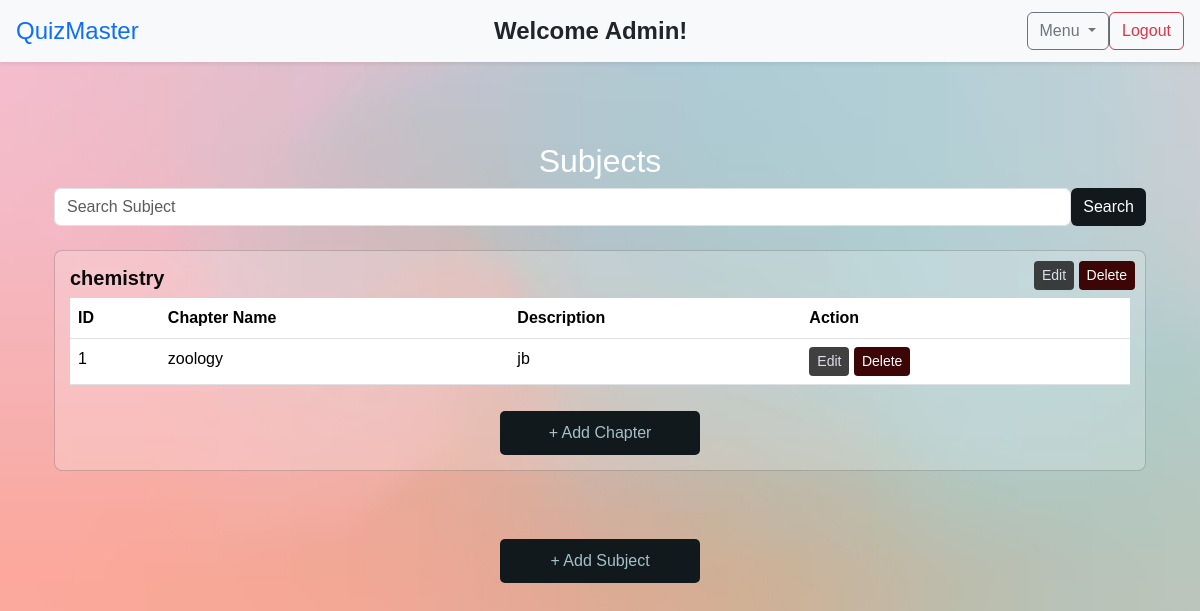
The page /manage_subject (signed in) on the database as committed earlier.
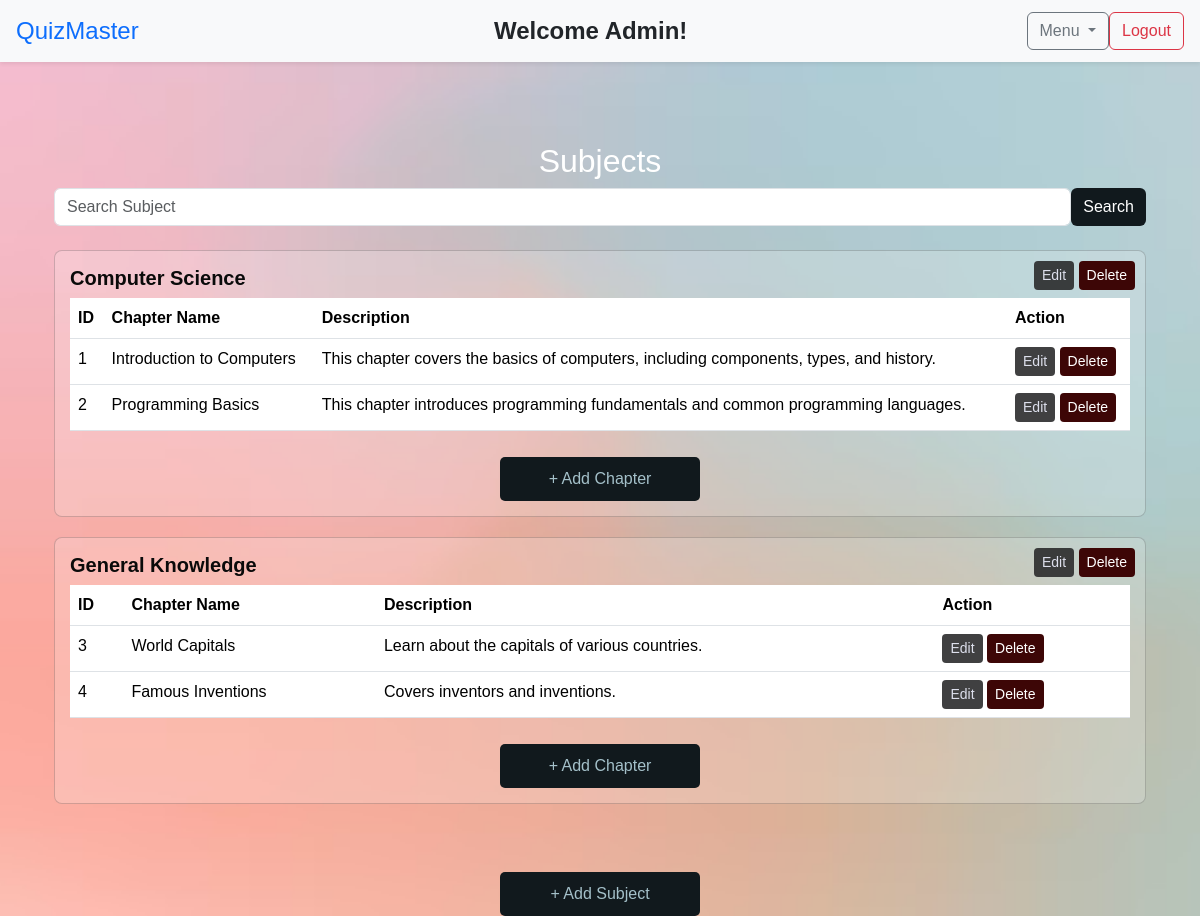
The same page on the database as committed later.
### models/subject.py (models this page shows)
class Subject(db.Model):
    id = db.Column(db.Integer, primary_key=True)
    subject_name = db.Column(db.String(100), nullable=False)
    chapters = db.relationship('Chapter', back_populates='subject', cascade="all, delete-orphan")

### models/chapter.py (models this page shows)
class Chapter(db.Model):
    id = db.Column(db.Integer, primary_key=True)
    chapter_name = db.Column(db.String(100), nullable=False)
    subject_id = db.Column(db.Integer, db.ForeignKey('subject.id'), nullable=False)
    chapter_description = db.Column(db.String(300), nullable=False)
    subject = db.relationship('Subject', back_populates='chapters')
    quizzes = db.relationship('Quiz', back_populates='chapter', cascade="all, delete-orphan")

### controllers/admin.py (the view)
@admin_bp.route('/manage_subject', methods=['GET', 'POST'])
@login_required
@admin_required
def manage_subject():
    subjects = Subject.query.all()
    return render_template("admin/manage_subject.html", subjects=subjects)

### app.py (called while the page is built)
def create_app():
    app = Flask(__name__)
    app.config['SECRET_KEY'] = 'app123'
    app.config['SQLALCHEMY_DATABASE_URI'] = 'sqlite:///mentiquiz.db'
    app.config['SQLALCHEMY_TRACK_MODIFICATIONS'] = False
    app.config['CHART_FOLDER'] = os.path.join(app.root_path, 'static', 'charts')
    os.makedirs(app.config['CHART_FOLDER'], exist_ok=True)
    db.init_app(app)
    login_manager = LoginManager()
    login_manager.init_app(app)
    login_manager.login_view = "auth.login"  # Use 'auth.login' (Correct blueprint route)
    @login_manager.user_loader
    def load_user(user_id):
        return db.session.get(User,int(user_id))  #  Corrected get function
    app.register_blueprint(auth_bp)
    app.register_blueprint(admin_bp)
    app.register_blueprint(user_bp)
    with app.app_context():
        db.create_all()
        create_admin()
    return app

### controllers/admin.py (called while the page is built)
def admin_required(f):
    @wraps(f)
    def decorated_function(*args, **kwargs):
        if not current_user.is_authenticated or current_user.role != 'admin':
            flash("Access Denied! Admins Only.", "danger")
            return redirect(url_for('auth.login'))
        return f(*args, **kwargs)
    return decorated_function

### templates/admin/manage_subject.html (shortened to what this page needs)
{% extends "base_admin.html" %}
{% block navbar_admin %}
{% include "navbar_admin.html" %}
{% endblock %}
{% block content %}
<div class="container">
    <h2 class="mt-4 text-center">Subjects</h2>
    <form action="{{ url_for('admin.search_subject') }}" method="GET" class="form-inline d-flex justify-content-center mb-4">
        <input type="text" name="subject_name" class="form-control mr-2" placeholder="Search Subject" aria-label="Search">
        <button type="search" class="btn btn-primary">Search</button>
    </form>
    {% for subject in subjects %}
    <div class="card">
        <div class="edit-delete-btns">
            <button type="button" class="btn btn-edit btn-sm" data-bs-toggle="modal" data-bs-target="#editSubjectModal{{ subject.id }}">Edit</button>
            <a href="{{ url_for('admin.delete_subject', subject_id=subject.id) }}" class="btn btn-delete btn-sm">Delete</a>
        </div>
        <h5><strong>{{ subject.subject_name }}</strong></h5>
        <table class="table text-white">
            <thead>
                <tr>
                    <th>ID</th>
                    <th>Chapter Name</th>
                    <th>Description</th>
                    <th>Action</th>
                </tr>
            </thead>
            <tbody>
                {% for chapter in subject.chapters %}
                <tr>
                    <td>{{ chapter.id }}</td>
                    <td>{{ chapter.chapter_name }}</td>
                    <td>{{ chapter.chapter_description }}</td>
                    <td>
                        <button class="btn btn-edit btn-sm" data-bs-toggle="modal" data-bs-target="#editChapterModal{{ chapter.id }}">Edit</button>
                        <a href="{{ url_for('admin.delete_chapter', chapter_id=chapter.id) }}" class="btn btn-delete btn-sm">Delete</a>
                    </td>
                </tr>
                {% endfor %}
            </tbody>
        </table>
        <div class="d-flex justify-content-center">
        <button class="add-btn" data-bs-toggle="modal" data-bs-target="#addChapterModal{{ subject.id }}">+ Add Chapter</button>
        </div>
    </div>
    {% endfor %}
    <div class="d-flex justify-content-center">
    <button class="add-btn mt-5" data-bs-toggle="modal" data-bs-target="#addSubjectModal">+ Add Subject</button>
</div>
{% endblock %}

### templates/base_admin.html (shortened to what this page needs)
<!DOCTYPE html>
<html lang="en">
<head>
    <link rel="stylesheet" href="https://cdn.jsdelivr.net/npm/bootstrap@5.3.3/dist/css/bootstrap.min.css">
    <link rel="stylesheet" href="{{ url_for('static', filename='css/style.css') }}">
</head>
<body>
    {% block navbar_admin %}{% endblock %}
    <div class="container mt-5">
        {% block content %}{% endblock %}
    </div>
</body>
</html>

### templates/navbar_admin.html (shortened to what this page needs)
<nav class="navbar navbar-expand-lg navbar-light bg-light shadow-sm px-3">
    <a class="navbar-brand text-primary font-weight-bold fs-4" href="{{ url_for('admin.admin_dashboard') }}">QuizMaster</a>
    <div class="mx-auto">
        <span class="navbar-text text-dark fw-bold fs-4">
            Welcome Admin!
        </span>
    </div>
    <div class="dropdown ml-auto">
        <button class="btn btn-outline-secondary dropdown-toggle" type="button" data-bs-toggle="dropdown" aria-haspopup="true" aria-expanded="false">
            Menu
        </button>
    </div>
    <a href="{{ url_for('auth.logout') }}" class="btn btn-outline-danger ml-2">Logout</a>
</nav>

### static/css/style.css (style rules this page uses)
body { background-image: url("/static/images/background.avif"); background-size: cover; background-repeat: no-repeat; color: white; margin: 0; padding: 0; font-family: Arial, sans-serif; overflow-x: hidden; background-attachment: fixed; width: 100vw; }
.container { margin-top: 80px; width: 100%; }
.card { background: rgba(255, 255, 255, 0.2); color: rgb(10, 10, 10); margin-bottom: 20px; border-radius: 8px; padding: 15px; }
.table { background: transparent; }
.add-btn { background: #11191d; padding: 10px; border: none; cursor: pointer; color: rgb(164, 192, 201); width: 200px; margin-top: 10px; border-radius: 5px; }
.btn-primary { background: #11191d; border: none; }
th, td { color: white; }
.edit-delete-btns { position: absolute; top: 10px; right: 10px; }
.btn-edit { background: rgba(40, 40, 41, 0.885); color: rgb(221, 223, 236); border: none; }
.btn-delete { background: rgb(61, 6, 6); color: white; border: none; }

Rows that differ between the two databases and show on the page:
changed Subject: subject_name "chemistry" → "Computer Science"
changed Chapter id 1: chapter_name "zoology" → "Introduction to Computers"; chapter_description "jb" → "This chapter covers the basics of computers, including components, types, and history."
added Chapter: id "2", chapter_name "Programming Basics", chapter_description "This chapter introduces programming fundamentals and common programming languages.", shown under Subject "Computer Science"
added Subject: subject_name "General Knowledge"
added Chapter: id "3", chapter_name "World Capitals", chapter_description "Learn about the capitals of various countries.", shown under "General Knowledge"
added Chapter: id "4", chapter_name "Famous Inventions", chapter_description "Covers inventors and inventions.", shown under "General Knowledge"
